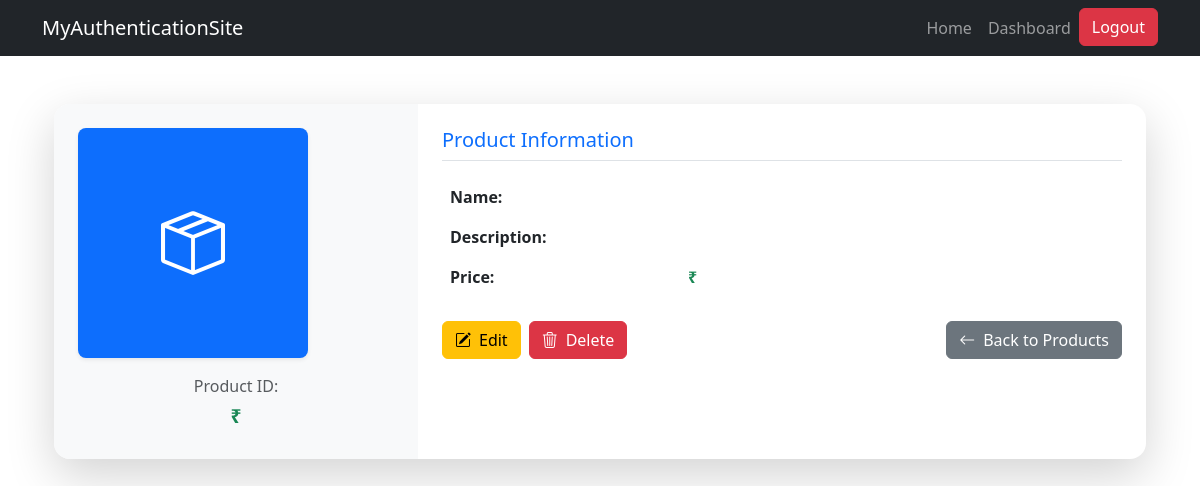
The app's page /product/view_product/1/ (signed in), older data.
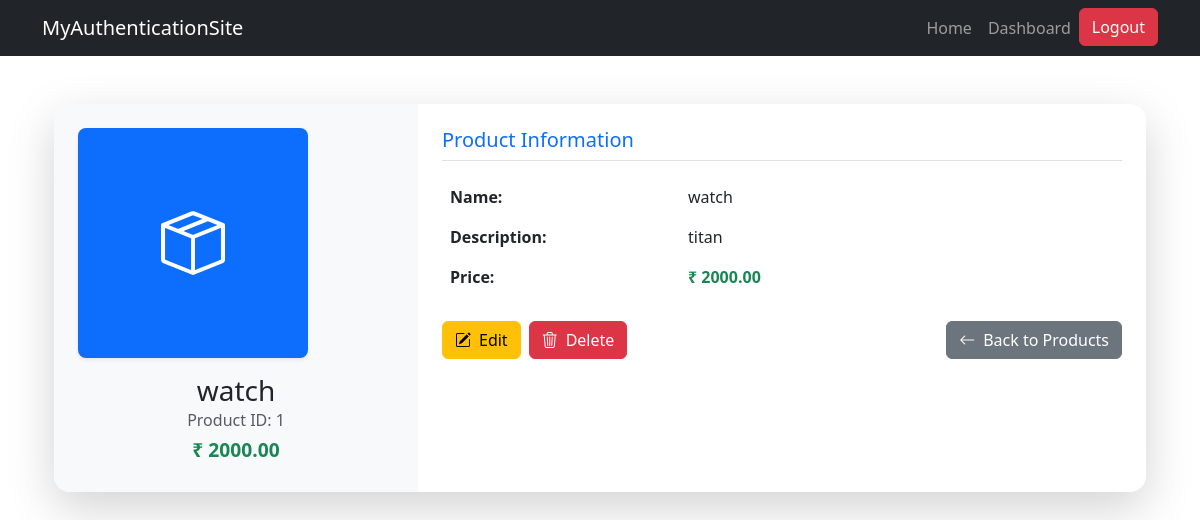
The same page, newer data.
### product/models.py (models this page shows, shortened)
class Product(models.Model):
    name = models.CharField(max_length=255)
    description = models.TextField(max_length=255)
    price = models.DecimalField(max_digits=10, decimal_places=2)
    created_at = models.DateTimeField(auto_now_add=True)
    modified_at = models.DateTimeField(auto_now=True)

### product/views.py (the view)
# urls.py: path('view_product/<int:pk>/', views.view_product, name='view_product'),
@permission_required('product.view_product', raise_exception=True)
def view_product(request, pk):
    product = Product.objects.filter(pk=pk).first()
    return render(request, 'product/view_product.html', {'product': product})

### account/models.py (called while the page is built)
    def has_perm(self, perm, obj=None):
        if self.is_superuser:
            return True
        return super().has_perm(perm, obj)

### product/templates/product/view_product.html (shortened to what this page needs)
{% extends 'account/base.html' %}
{% block maincontent %}
<div class="container mt-5 mb-5">
  <div class="card shadow-lg border-0 rounded-4 overflow-hidden">
    <div class="row g-0">
      <div class="col-md-4 text-center p-4 bg-light">
        {% if product.image %}
          <img src="{{ product.image.url }}"
               alt="{{ product.name }}"
               class="img-fluid rounded-3 border border-3 border-white shadow-sm"
               style="width:230px; height:230px; object-fit:cover;">
        {% else %}
          <div class="d-flex align-items-center justify-content-center rounded-3 bg-primary text-white shadow-sm"
               style="width:230px; height:230px; font-size:4rem;">
            <i class="bi bi-box-seam"></i>
          </div>
        {% endif %}
        <h3 class="mt-3 mb-0">{{ product.name }}</h3>
        <p class="text-muted mb-1">Product ID: {{ product.id }}</p>
        <p class="fw-bold text-success mb-1" style="font-size:1.2rem;">
          ₹ {{ product.price }}
        </p>
      </div>
      <div class="col-md-8 p-4">
        <h5 class="border-bottom pb-2 mb-3 text-primary">Product Information</h5>
        <table class="table table-borderless align-middle">
          <tbody>
            <tr>
              <th style="width:35%">Name:</th>
              <td>{{ product.name }}</td>
            </tr>
            <tr>
              <th>Description:</th>
              <td>{{ product.description }}</td>
            </tr>
            <tr>
              <th>Price:</th>
              <td class="fw-bold text-success">₹ {{ product.price }}</td>
            </tr>
          </tbody>
        </table>
        <div class="mt-4 d-flex flex-wrap gap-2">
          {% if perms.product.change_product %}
            <a href="{% url 'edit_product' product.id %}" class="btn btn-warning">
              <i class="bi bi-pencil-square me-2"></i>Edit
            </a>
          {% endif %}
          {% if perms.product.delete_product %}
            <form method="post" action="{% url 'delete_product' product.id %}"
                  onsubmit="return confirm('Are you sure you want to delete this product?');">
              <button type="submit" class="btn btn-danger">
                <i class="bi bi-trash3 me-2"></i>Delete
              </button>
            </form>
          {% endif %}
          <a href="{% url 'view_product_list' %}" class="btn btn-secondary ms-auto">
            <i class="bi bi-arrow-left me-2"></i>Back to Products
          </a>
        </div>
      </div>
    </div>
  </div>
</div>
<link href="https://cdn.jsdelivr.net/npm/bootstrap-icons@1.11.3/font/bootstrap-icons.css" rel="stylesheet">
{% endblock maincontent %}

Row changes from the older to the newer data that the page shows:
added Product: name "watch", id "1", price "2000.00", description "titan"
